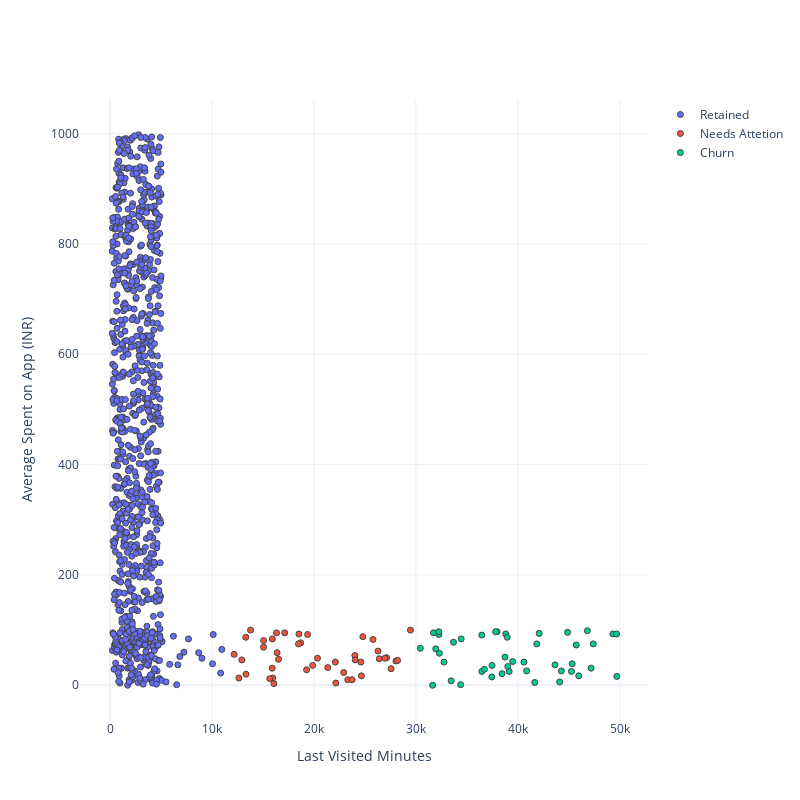

The notebook cell saved with this chart:
### Code cell
PLOT = go.Figure()
for i in list(df["Segments"].unique()):
    

    PLOT.add_trace(go.Scatter(x = df[df["Segments"]== i]['Last Visited Minutes'],
                                y = df[df["Segments"] == i]['Average Spent on App (INR)'],
                                mode = 'markers',marker_size = 6, marker_line_width = 1,
                                name = str(i)))
PLOT.update_traces(hovertemplate='Last Visited Minutes: %{x} <br>Average Spent on App (INR): %{y}')

    
PLOT.update_layout(width = 800, height = 800, autosize = True, showlegend = True,
                   yaxis_title = 'Average Spent on App (INR)',
                   xaxis_title = 'Last Visited Minutes',
)
PLOT.show()

### Figure 1 — Plotly figure (JSON) as saved in the notebook; plotly's stock layout.template omitted (floating-point values rounded to 4 significant figures; data arrays with more than 128 entries replaced by an {"elided": "..."} marker saying what was removed)
{"data": [{"hovertemplate": "Last Visited Minutes: %{x} <br>Average Spent on App (INR): %{y}", "marker": {"line": {"width": 1}, "size": 6}, "mode": "markers", "name": "Retained", "type": "scatter", "x": {"elided": "910 int values"}, "y": {"elided": "910 int values"}}, {"hovertemplate": "Last Visited Minutes: %{x} <br>Average Spent on App (INR): %{y}", "marker": {"line": {"width": 1}, "size": 6}, "mode": "markers", "name": "Needs Attetion", "type": "scatter", "x": [24008, 26405, 22915, 13331, 28046, 12629, 25789, 24048, 29465, 19379, 15053, 23311, 24656, 18701, 21352, 17126, 13777, 22099, 16523, 19278, 27125, 15060, 26282, 16381, 15915, 12920, 12163, 20344, 24600, 24796, 18485, 15953, 28208, 19874, 23745, 22148, 18525, 13310, 15662, 27561, 26958, 16067, 16324, 15904], "y": [54, 48, 23, 20, 44, 13, 83, 46, 100, 92, 69, 10, 17, 77, 32, 95, 100, 42, 47, 28, 50, 81, 62, 59, 84, 46, 56, 49, 42, 88, 75, 13, 45, 36, 10, 4, 93, 87, 12, 30, 49, 3, 95, 31]}, {"hovertemplate": "Last Visited Minutes: %{x} <br>Average Spent on App (INR): %{y}", "marker": {"line": {"width": 1}, "size": 6}, "mode": "markers", "name": "Churn", "type": "scatter", "x": [37959, 49334, 39016, 30435, 40868, 42101, 33465, 41859, 40603, 31724, 43650, 38744, 38821, 49715, 36469, 45339, 47187, 49696, 39153, 37826, 32302, 37453, 47412, 31950, 45979, 38457, 45265, 36478, 46826, 37474, 44275, 44883, 34395, 32265, 38966, 44107, 41664, 31644, 34445, 32253, 36725, 33692, 32762, 45734, 39494], "y": [97, 93, 34, 67, 26, 94, 8, 75, 42, 95, 37, 51, 93, 16, 91, 39, 31, 93, 25, 97, 58, 15, 75, 66, 17, 21, 25, 25, 99, 36, 26, 96, 1, 92, 87, 6, 5, 0, 84, 97, 29, 78, 42, 73, 43]}], "layout": {"autosize": true, "height": 800, "showlegend": true, "width": 800, "xaxis": {"title": {"text": "Last Visited Minutes"}}, "yaxis": {"title": {"text": "Average Spent on App (INR)"}}}}
